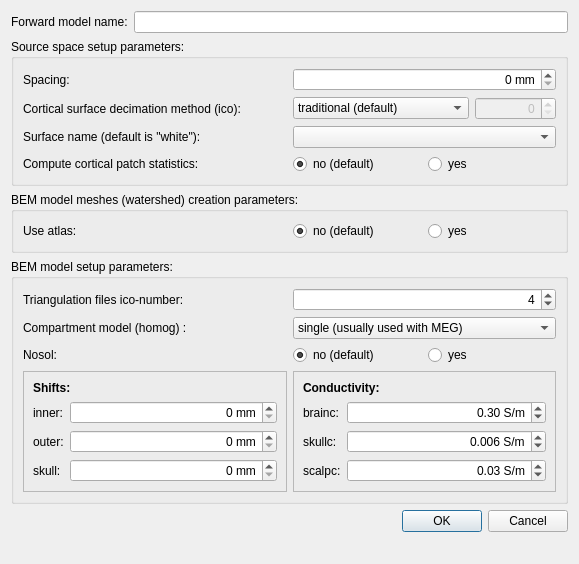
<?xml version="1.0" encoding="UTF-8"?>
<ui version="4.0">
 <class>forwardModelDialog</class>
 <widget class="QDialog" name="forwardModelDialog">
  <property name="geometry">
   <rect>
    <x>0</x>
    <y>0</y>
    <width>579</width>
    <height>564</height>
   </rect>
  </property>
  <property name="windowTitle">
   <string>Create new forward model</string>
  </property>
  <property name="modal">
   <bool>true</bool>
  </property>
  <layout class="QFormLayout" name="formLayout_3">
   <item row="4" column="0" colspan="2">
    <widget class="QDialogButtonBox" name="buttonBox">
     <property name="orientation">
      <enum>Qt::Horizontal</enum>
     </property>
     <property name="standardButtons">
      <set>QDialogButtonBox::Cancel|QDialogButtonBox::Ok</set>
     </property>
    </widget>
   </item>
   <item row="0" column="0" colspan="2">
    <layout class="QHBoxLayout" name="horizontalLayout_6">
     <item>
      <widget class="QLabel" name="label_17">
       <property name="text">
        <string>Forward model name:</string>
       </property>
      </widget>
     </item>
     <item>
      <widget class="QLineEdit" name="lineEditFModelName"/>
     </item>
    </layout>
   </item>
   <item row="3" column="0" colspan="2">
    <widget class="QGroupBox" name="groupBoxSetupBem">
     <property name="title">
      <string>BEM model setup parameters:</string>
     </property>
     <layout class="QGridLayout" name="gridLayout">
      <item row="1" column="0">
       <widget class="QLabel" name="label_8">
        <property name="text">
         <string>Compartment model (homog) :</string>
        </property>
        <property name="buddy">
         <cstring>comboBoxCompartmentModel</cstring>
        </property>
       </widget>
      </item>
      <item row="1" column="1">
       <widget class="QComboBox" name="comboBoxCompartmentModel">
        <item>
         <property name="text">
          <string>single (usually used with MEG)</string>
         </property>
        </item>
        <item>
         <property name="text">
          <string>three layer</string>
         </property>
        </item>
       </widget>
      </item>
      <item row="3" column="0">
       <widget class="QFrame" name="frame">
        <property name="frameShape">
         <enum>QFrame::StyledPanel</enum>
        </property>
        <property name="frameShadow">
         <enum>QFrame::Raised</enum>
        </property>
        <layout class="QFormLayout" name="formLayout">
         <item row="0" column="0" colspan="2">
          <widget class="QLabel" name="label_14">
           <property name="text">
            <string>&lt;html&gt;&lt;head/&gt;&lt;body&gt;&lt;p&gt;&lt;span style=&quot; font-weight:600;&quot;&gt;Shifts:&lt;/span&gt;&lt;/p&gt;&lt;/body&gt;&lt;/html&gt;</string>
           </property>
          </widget>
         </item>
         <item row="1" column="0">
          <widget class="QLabel" name="label_13">
           <property name="text">
            <string>inner:</string>
           </property>
           <property name="buddy">
            <cstring>spinBoxInnerShift</cstring>
           </property>
          </widget>
         </item>
         <item row="1" column="1">
          <widget class="QSpinBox" name="spinBoxInnerShift">
           <property name="alignment">
            <set>Qt::AlignRight|Qt::AlignTrailing|Qt::AlignVCenter</set>
           </property>
           <property name="suffix">
            <string> mm</string>
           </property>
           <property name="prefix">
            <string/>
           </property>
          </widget>
         </item>
         <item row="2" column="0">
          <widget class="QLabel" name="label_15">
           <property name="text">
            <string>outer:</string>
           </property>
           <property name="buddy">
            <cstring>spinBoxOuterShift</cstring>
           </property>
          </widget>
         </item>
         <item row="2" column="1">
          <widget class="QSpinBox" name="spinBoxOuterShift">
           <property name="alignment">
            <set>Qt::AlignRight|Qt::AlignTrailing|Qt::AlignVCenter</set>
           </property>
           <property name="suffix">
            <string> mm</string>
           </property>
          </widget>
         </item>
         <item row="3" column="0">
          <widget class="QLabel" name="label_16">
           <property name="text">
            <string>skull:</string>
           </property>
           <property name="buddy">
            <cstring>spinBoxSkullShift</cstring>
           </property>
          </widget>
         </item>
         <item row="3" column="1">
          <widget class="QSpinBox" name="spinBoxSkullShift">
           <property name="alignment">
            <set>Qt::AlignRight|Qt::AlignTrailing|Qt::AlignVCenter</set>
           </property>
           <property name="suffix">
            <string> mm</string>
           </property>
          </widget>
         </item>
        </layout>
       </widget>
      </item>
      <item row="3" column="1">
       <widget class="QFrame" name="frame_2">
        <property name="frameShape">
         <enum>QFrame::StyledPanel</enum>
        </property>
        <property name="frameShadow">
         <enum>QFrame::Raised</enum>
        </property>
        <layout class="QFormLayout" name="formLayout_2">
         <item row="0" column="0" colspan="2">
          <widget class="QLabel" name="label_9">
           <property name="text">
            <string>&lt;html&gt;&lt;head/&gt;&lt;body&gt;&lt;p&gt;&lt;span style=&quot; font-weight:600;&quot;&gt;Conductivity:&lt;/span&gt;&lt;/p&gt;&lt;/body&gt;&lt;/html&gt;</string>
           </property>
          </widget>
         </item>
         <item row="1" column="0">
          <widget class="QLabel" name="label_10">
           <property name="text">
            <string>brainc:</string>
           </property>
           <property name="buddy">
            <cstring>doubleSpinBoxBrainConductivity</cstring>
           </property>
          </widget>
         </item>
         <item row="1" column="1">
          <widget class="QDoubleSpinBox" name="doubleSpinBoxBrainConductivity">
           <property name="alignment">
            <set>Qt::AlignRight|Qt::AlignTrailing|Qt::AlignVCenter</set>
           </property>
           <property name="suffix">
            <string> S/m</string>
           </property>
           <property name="decimals">
            <number>2</number>
           </property>
           <property name="value">
            <double>0.300000000000000</double>
           </property>
          </widget>
         </item>
         <item row="2" column="0">
          <widget class="QLabel" name="label_11">
           <property name="text">
            <string>skullc:</string>
           </property>
           <property name="buddy">
            <cstring>doubleSpinBoxSkullConductivity</cstring>
           </property>
          </widget>
         </item>
         <item row="2" column="1">
          <widget class="QDoubleSpinBox" name="doubleSpinBoxSkullConductivity">
           <property name="alignment">
            <set>Qt::AlignRight|Qt::AlignTrailing|Qt::AlignVCenter</set>
           </property>
           <property name="prefix">
            <string/>
           </property>
           <property name="suffix">
            <string> S/m</string>
           </property>
           <property name="decimals">
            <number>3</number>
           </property>
           <property name="value">
            <double>0.006000000000000</double>
           </property>
          </widget>
         </item>
         <item row="3" column="0">
          <widget class="QLabel" name="label_12">
           <property name="text">
            <string>scalpc:</string>
           </property>
           <property name="buddy">
            <cstring>doubleSpinBoxScalpConductivity</cstring>
           </property>
          </widget>
         </item>
         <item row="3" column="1">
          <widget class="QDoubleSpinBox" name="doubleSpinBoxScalpConductivity">
           <property name="alignment">
            <set>Qt::AlignRight|Qt::AlignTrailing|Qt::AlignVCenter</set>
           </property>
           <property name="suffix">
            <string> S/m</string>
           </property>
           <property name="value">
            <double>0.030000000000000</double>
           </property>
          </widget>
         </item>
        </layout>
       </widget>
      </item>
      <item row="0" column="0">
       <widget class="QLabel" name="label_6">
        <property name="text">
         <string>Triangulation files ico-number:</string>
        </property>
       </widget>
      </item>
      <item row="2" column="1">
       <layout class="QHBoxLayout" name="horizontalLayout_4">
        <item>
         <widget class="QRadioButton" name="radioButtonNosolNo">
          <property name="text">
           <string>no (default)</string>
          </property>
          <property name="checked">
           <bool>true</bool>
          </property>
          <attribute name="buttonGroup">
           <string notr="true">buttonGroupNosol</string>
          </attribute>
         </widget>
        </item>
        <item>
         <widget class="QRadioButton" name="radioButtonNoSolYes">
          <property name="text">
           <string>yes</string>
          </property>
          <attribute name="buttonGroup">
           <string notr="true">buttonGroupNosol</string>
          </attribute>
         </widget>
        </item>
       </layout>
      </item>
      <item row="2" column="0">
       <widget class="QLabel" name="label_18">
        <property name="text">
         <string>Nosol:</string>
        </property>
       </widget>
      </item>
      <item row="0" column="1">
       <widget class="QSpinBox" name="spinBoxTriangFilesIco">
        <property name="enabled">
         <bool>true</bool>
        </property>
        <property name="alignment">
         <set>Qt::AlignRight|Qt::AlignTrailing|Qt::AlignVCenter</set>
        </property>
        <property name="value">
         <number>4</number>
        </property>
       </widget>
      </item>
     </layout>
    </widget>
   </item>
   <item row="1" column="0" colspan="2">
    <widget class="QGroupBox" name="groupBoxSourceSpaceSetup">
     <property name="title">
      <string>Source space setup parameters:</string>
     </property>
     <layout class="QGridLayout" name="gridLayout_3">
      <item row="0" column="0">
       <widget class="QLabel" name="label">
        <property name="text">
         <string>Spacing:</string>
        </property>
        <property name="buddy">
         <cstring>spinBoxSpacing</cstring>
        </property>
       </widget>
      </item>
      <item row="3" column="1">
       <widget class="QComboBox" name="comboBoxSurfaceName"/>
      </item>
      <item row="0" column="1">
       <widget class="QSpinBox" name="spinBoxSpacing">
        <property name="alignment">
         <set>Qt::AlignRight|Qt::AlignTrailing|Qt::AlignVCenter</set>
        </property>
        <property name="suffix">
         <string> mm</string>
        </property>
       </widget>
      </item>
      <item row="5" column="0">
       <widget class="QLabel" name="label_4">
        <property name="text">
         <string>Compute cortical patch statistics:</string>
        </property>
       </widget>
      </item>
      <item row="3" column="0">
       <widget class="QLabel" name="label_3">
        <property name="text">
         <string>Surface name (default is &quot;white&quot;):</string>
        </property>
        <property name="buddy">
         <cstring>comboBoxSurfaceName</cstring>
        </property>
       </widget>
      </item>
      <item row="2" column="0">
       <widget class="QLabel" name="label_2">
        <property name="text">
         <string>Cortical surface decimation method (ico):</string>
        </property>
        <property name="buddy">
         <cstring></cstring>
        </property>
       </widget>
      </item>
      <item row="2" column="1">
       <layout class="QHBoxLayout" name="horizontalLayout_2">
        <item>
         <widget class="QComboBox" name="comboBoxSurfaceDecimMethod">
          <item>
           <property name="text">
            <string>traditional (default)</string>
           </property>
          </item>
          <item>
           <property name="text">
            <string>icosahedron or octahedron</string>
           </property>
          </item>
         </widget>
        </item>
        <item>
         <widget class="QSpinBox" name="spinBoxSurfaceDecimValue">
          <property name="enabled">
           <bool>false</bool>
          </property>
          <property name="alignment">
           <set>Qt::AlignRight|Qt::AlignTrailing|Qt::AlignVCenter</set>
          </property>
         </widget>
        </item>
       </layout>
      </item>
      <item row="5" column="1">
       <layout class="QHBoxLayout" name="horizontalLayout_3">
        <item>
         <widget class="QRadioButton" name="radioButtonPatchStatNo">
          <property name="text">
           <string>no (default)</string>
          </property>
          <property name="checked">
           <bool>true</bool>
          </property>
          <attribute name="buttonGroup">
           <string notr="true">buttonGroupCorticalPatchStats</string>
          </attribute>
         </widget>
        </item>
        <item>
         <widget class="QRadioButton" name="radioButtonPatchStatYes">
          <property name="text">
           <string>yes</string>
          </property>
          <attribute name="buttonGroup">
           <string notr="true">buttonGroupCorticalPatchStats</string>
          </attribute>
         </widget>
        </item>
       </layout>
      </item>
     </layout>
    </widget>
   </item>
   <item row="2" column="0" colspan="2">
    <widget class="QGroupBox" name="groupBoxBemModelMeshes">
     <property name="title">
      <string>BEM model meshes (watershed) creation parameters:</string>
     </property>
     <layout class="QGridLayout" name="gridLayout_2">
      <item row="0" column="0">
       <widget class="QLabel" name="label_5">
        <property name="text">
         <string>Use atlas:</string>
        </property>
       </widget>
      </item>
      <item row="0" column="1">
       <layout class="QHBoxLayout" name="horizontalLayout_5">
        <item>
         <widget class="QRadioButton" name="radioButtonAtlasNo">
          <property name="text">
           <string>no (default)</string>
          </property>
          <property name="checked">
           <bool>true</bool>
          </property>
          <attribute name="buttonGroup">
           <string notr="true">buttonGroupAtlas</string>
          </attribute>
         </widget>
        </item>
        <item>
         <widget class="QRadioButton" name="radioButtonAtlasYes">
          <property name="text">
           <string>yes</string>
          </property>
          <attribute name="buttonGroup">
           <string notr="true">buttonGroupAtlas</string>
          </attribute>
         </widget>
        </item>
       </layout>
      </item>
     </layout>
    </widget>
   </item>
  </layout>
 </widget>
 <resources/>
 <connections>
  <connection>
   <sender>buttonBox</sender>
   <signal>accepted()</signal>
   <receiver>forwardModelDialog</receiver>
   <slot>accept()</slot>
   <hints>
    <hint type="sourcelabel">
     <x>603</x>
     <y>554</y>
    </hint>
    <hint type="destinationlabel">
     <x>157</x>
     <y>274</y>
    </hint>
   </hints>
  </connection>
  <connection>
   <sender>buttonBox</sender>
   <signal>rejected()</signal>
   <receiver>forwardModelDialog</receiver>
   <slot>reject()</slot>
   <hints>
    <hint type="sourcelabel">
     <x>603</x>
     <y>554</y>
    </hint>
    <hint type="destinationlabel">
     <x>286</x>
     <y>274</y>
    </hint>
   </hints>
  </connection>
 </connections>
 <buttongroups>
  <buttongroup name="buttonGroupAtlas"/>
  <buttongroup name="buttonGroupNosol"/>
  <buttongroup name="buttonGroupCorticalPatchStats"/>
 </buttongroups>
</ui>
